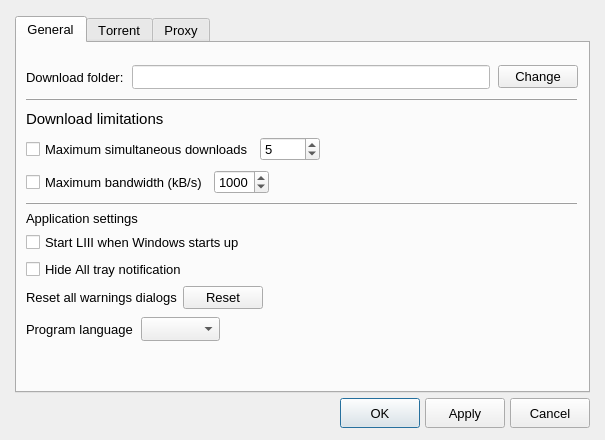
<?xml version="1.0" encoding="UTF-8"?>
<ui version="4.0">
 <class>Preferences</class>
 <widget class="QDialog" name="Preferences">
  <property name="geometry">
   <rect>
    <x>0</x>
    <y>0</y>
    <width>605</width>
    <height>440</height>
   </rect>
  </property>
  <property name="sizePolicy">
   <sizepolicy hsizetype="Fixed" vsizetype="Fixed">
    <horstretch>0</horstretch>
    <verstretch>0</verstretch>
   </sizepolicy>
  </property>
  <property name="minimumSize">
   <size>
    <width>605</width>
    <height>440</height>
   </size>
  </property>
  <property name="maximumSize">
   <size>
    <width>605</width>
    <height>440</height>
   </size>
  </property>
  <property name="windowTitle">
   <string>Settings</string>
  </property>
  <property name="windowIcon">
   <iconset resource="../../resources/LIII/resources-LIII.qrc">
    <normaloff>:/icon.ico</normaloff>:/icon.ico</iconset>
  </property>
  <property name="styleSheet">
   <string notr="true"/>
  </property>
  <layout class="QVBoxLayout" name="verticalLayout_5">
   <property name="spacing">
    <number>0</number>
   </property>
   <property name="leftMargin">
    <number>0</number>
   </property>
   <property name="topMargin">
    <number>0</number>
   </property>
   <property name="rightMargin">
    <number>0</number>
   </property>
   <property name="bottomMargin">
    <number>0</number>
   </property>
   <item>
    <layout class="QVBoxLayout" name="verticalLayoutMain">
     <property name="spacing">
      <number>5</number>
     </property>
     <property name="leftMargin">
      <number>15</number>
     </property>
     <property name="topMargin">
      <number>16</number>
     </property>
     <property name="rightMargin">
      <number>15</number>
     </property>
     <property name="bottomMargin">
      <number>10</number>
     </property>
     <item>
      <widget class="QTabWidget" name="tabWidget">
       <property name="sizePolicy">
        <sizepolicy hsizetype="Fixed" vsizetype="Fixed">
         <horstretch>0</horstretch>
         <verstretch>0</verstretch>
        </sizepolicy>
       </property>
       <property name="minimumSize">
        <size>
         <width>575</width>
         <height>1</height>
        </size>
       </property>
       <property name="maximumSize">
        <size>
         <width>575</width>
         <height>16777215</height>
        </size>
       </property>
       <property name="baseSize">
        <size>
         <width>575</width>
         <height>304</height>
        </size>
       </property>
       <property name="font">
        <font>
         <family>Segoe UI</family>
         <pointsize>10</pointsize>
         <weight>50</weight>
         <bold>false</bold>
         <kerning>false</kerning>
        </font>
       </property>
       <property name="currentIndex">
        <number>0</number>
       </property>
       <property name="iconSize">
        <size>
         <width>0</width>
         <height>0</height>
        </size>
       </property>
       <property name="usesScrollButtons">
        <bool>true</bool>
       </property>
       <widget class="QWidget" name="general">
        <property name="styleSheet">
         <string notr="true"/>
        </property>
        <attribute name="title">
         <string>General</string>
        </attribute>
        <layout class="QHBoxLayout" name="horizontalLayout_3">
         <property name="spacing">
          <number>0</number>
         </property>
         <property name="leftMargin">
          <number>0</number>
         </property>
         <property name="topMargin">
          <number>9</number>
         </property>
         <property name="rightMargin">
          <number>0</number>
         </property>
         <property name="bottomMargin">
          <number>9</number>
         </property>
         <item>
          <widget class="QFrame" name="frame">
           <property name="sizePolicy">
            <sizepolicy hsizetype="Fixed" vsizetype="Fixed">
             <horstretch>0</horstretch>
             <verstretch>0</verstretch>
            </sizepolicy>
           </property>
           <property name="minimumSize">
            <size>
             <width>570</width>
             <height>252</height>
            </size>
           </property>
           <property name="maximumSize">
            <size>
             <width>570</width>
             <height>16777215</height>
            </size>
           </property>
           <property name="baseSize">
            <size>
             <width>570</width>
             <height>252</height>
            </size>
           </property>
           <property name="font">
            <font>
             <family>Segoe UI</family>
             <pointsize>10</pointsize>
            </font>
           </property>
           <property name="styleSheet">
            <string notr="true"/>
           </property>
           <property name="frameShape">
            <enum>QFrame::NoFrame</enum>
           </property>
           <property name="frameShadow">
            <enum>QFrame::Plain</enum>
           </property>
           <layout class="QGridLayout" name="gridLayout">
            <property name="spacing">
             <number>6</number>
            </property>
            <item row="1" column="0">
             <widget class="Line" name="line_b">
              <property name="font">
               <font>
                <family>Segoe UI</family>
                <pointsize>8</pointsize>
               </font>
              </property>
              <property name="frameShadow">
               <enum>QFrame::Raised</enum>
              </property>
              <property name="orientation">
               <enum>Qt::Horizontal</enum>
              </property>
             </widget>
            </item>
            <item row="0" column="0">
             <layout class="QHBoxLayout" name="horizontalLayout_2">
              <property name="spacing">
               <number>8</number>
              </property>
              <property name="leftMargin">
               <number>0</number>
              </property>
              <property name="topMargin">
               <number>4</number>
              </property>
              <property name="bottomMargin">
               <number>3</number>
              </property>
              <item>
               <widget class="QLabel" name="label_2">
                <property name="sizePolicy">
                 <sizepolicy hsizetype="Preferred" vsizetype="Preferred">
                  <horstretch>0</horstretch>
                  <verstretch>24</verstretch>
                 </sizepolicy>
                </property>
                <property name="minimumSize">
                 <size>
                  <width>0</width>
                  <height>24</height>
                 </size>
                </property>
                <property name="font">
                 <font>
                  <family>Segoe UI</family>
                  <pointsize>10</pointsize>
                 </font>
                </property>
                <property name="text">
                 <string>Download folder:</string>
                </property>
               </widget>
              </item>
              <item>
               <widget class="QLineEdit" name="leFolder">
                <property name="sizePolicy">
                 <sizepolicy hsizetype="Expanding" vsizetype="Fixed">
                  <horstretch>0</horstretch>
                  <verstretch>24</verstretch>
                 </sizepolicy>
                </property>
                <property name="minimumSize">
                 <size>
                  <width>0</width>
                  <height>24</height>
                 </size>
                </property>
                <property name="font">
                 <font>
                  <family>Segoe UI</family>
                  <pointsize>10</pointsize>
                 </font>
                </property>
                <property name="styleSheet">
                 <string notr="true">background-color: rgb(255, 255, 255);</string>
                </property>
               </widget>
              </item>
              <item>
               <widget class="QPushButton" name="pbBrowse">
                <property name="font">
                 <font>
                  <family>Segoe UI</family>
                  <pointsize>10</pointsize>
                 </font>
                </property>
                <property name="styleSheet">
                 <string notr="true"/>
                </property>
                <property name="text">
                 <string>Change</string>
                </property>
                <property name="autoDefault">
                 <bool>false</bool>
                </property>
                <property name="flat">
                 <bool>false</bool>
                </property>
               </widget>
              </item>
             </layout>
            </item>
            <item row="5" column="0">
             <layout class="QVBoxLayout" name="verticalLayout_1">
              <item>
               <layout class="QHBoxLayout" name="horizontalLayout_1">
                <item>
                 <widget class="QCheckBox" name="startLIIIOnStartingWindows">
                  <property name="text">
                   <string>Start LIII when Windows starts up</string>
                  </property>
                 </widget>
                </item>
               </layout>
              </item>
              <item>
               <layout class="QHBoxLayout" name="horizontalLayout_6">
                <property name="topMargin">
                 <number>0</number>
                </property>
                <item>
                 <widget class="QCheckBox" name="cbHideAllTrayNotification">
                  <property name="text">
                   <string>Hide All tray notification</string>
                  </property>
                 </widget>
                </item>
               </layout>
              </item>
              <item>
               <layout class="QHBoxLayout" name="horizontalLayout_4">
                <item>
                 <widget class="QLabel" name="label_8">
                  <property name="text">
                   <string>Reset all warnings dialogs</string>
                  </property>
                 </widget>
                </item>
                <item>
                 <widget class="QPushButton" name="btnResetWarnings">
                  <property name="text">
                   <string>Reset</string>
                  </property>
                 </widget>
                </item>
                <item>
                 <spacer name="horizontalSpacer_8">
                  <property name="font">
                   <font>
                    <family>Segoe UI</family>
                    <pointsize>10</pointsize>
                   </font>
                  </property>
                  <property name="orientation">
                   <enum>Qt::Horizontal</enum>
                  </property>
                  <property name="sizeHint" stdset="0">
                   <size>
                    <width>40</width>
                    <height>20</height>
                   </size>
                  </property>
                 </spacer>
                </item>
               </layout>
              </item>
              <item>
               <layout class="QHBoxLayout" name="horizontalLayout_5">
                <property name="spacing">
                 <number>8</number>
                </property>
                <property name="topMargin">
                 <number>2</number>
                </property>
                <property name="bottomMargin">
                 <number>0</number>
                </property>
                <item>
                 <widget class="QLabel" name="label">
                  <property name="sizePolicy">
                   <sizepolicy hsizetype="Preferred" vsizetype="Preferred">
                    <horstretch>0</horstretch>
                    <verstretch>24</verstretch>
                   </sizepolicy>
                  </property>
                  <property name="minimumSize">
                   <size>
                    <width>0</width>
                    <height>24</height>
                   </size>
                  </property>
                  <property name="font">
                   <font>
                    <family>Segoe UI</family>
                    <pointsize>10</pointsize>
                   </font>
                  </property>
                  <property name="text">
                   <string>Program language</string>
                  </property>
                 </widget>
                </item>
                <item>
                 <widget class="TabbedDialogCombo" name="comboBoxLanguage">
                  <property name="sizePolicy">
                   <sizepolicy hsizetype="Minimum" vsizetype="Fixed">
                    <horstretch>0</horstretch>
                    <verstretch>24</verstretch>
                   </sizepolicy>
                  </property>
                  <property name="minimumSize">
                   <size>
                    <width>0</width>
                    <height>24</height>
                   </size>
                  </property>
                  <property name="maximumSize">
                   <size>
                    <width>180</width>
                    <height>16777215</height>
                   </size>
                  </property>
                  <property name="font">
                   <font>
                    <family>Segoe UI</family>
                    <pointsize>10</pointsize>
                   </font>
                  </property>
                  <property name="focusPolicy">
                   <enum>Qt::StrongFocus</enum>
                  </property>
                  <property name="styleSheet">
                   <string notr="true"/>
                  </property>
                  <property name="editable">
                   <bool>false</bool>
                  </property>
                  <property name="maxVisibleItems">
                   <number>10</number>
                  </property>
                  <property name="insertPolicy">
                   <enum>QComboBox::InsertAtTop</enum>
                  </property>
                 </widget>
                </item>
                <item>
                 <spacer name="horizontalSpacer_6">
                  <property name="font">
                   <font>
                    <family>Segoe UI</family>
                    <pointsize>10</pointsize>
                   </font>
                  </property>
                  <property name="orientation">
                   <enum>Qt::Horizontal</enum>
                  </property>
                  <property name="sizeHint" stdset="0">
                   <size>
                    <width>40</width>
                    <height>20</height>
                   </size>
                  </property>
                 </spacer>
                </item>
               </layout>
              </item>
             </layout>
            </item>
            <item row="4" column="0">
             <layout class="QHBoxLayout" name="horizontalLayout_15">
              <item>
               <widget class="QLabel" name="label_9">
                <property name="styleSheet">
                 <string notr="true"/>
                </property>
                <property name="text">
                 <string>Application settings</string>
                </property>
               </widget>
              </item>
             </layout>
            </item>
            <item row="2" column="0">
             <layout class="QVBoxLayout" name="verticalLayout_10">
              <property name="spacing">
               <number>6</number>
              </property>
              <property name="topMargin">
               <number>0</number>
              </property>
              <property name="bottomMargin">
               <number>0</number>
              </property>
              <item>
               <widget class="QLabel" name="label_3">
                <property name="sizePolicy">
                 <sizepolicy hsizetype="Preferred" vsizetype="Preferred">
                  <horstretch>0</horstretch>
                  <verstretch>24</verstretch>
                 </sizepolicy>
                </property>
                <property name="minimumSize">
                 <size>
                  <width>0</width>
                  <height>24</height>
                 </size>
                </property>
                <property name="font">
                 <font>
                  <family>MS Shell Dlg 2</family>
                  <pointsize>11</pointsize>
                  <weight>50</weight>
                  <italic>false</italic>
                  <bold>false</bold>
                 </font>
                </property>
                <property name="styleSheet">
                 <string notr="true"/>
                </property>
                <property name="text">
                 <string>Download limitations</string>
                </property>
               </widget>
              </item>
              <item>
               <layout class="QHBoxLayout" name="horizontalLayout_16">
                <item>
                 <widget class="QCheckBox" name="maximumNumberLoads">
                  <property name="sizePolicy">
                   <sizepolicy hsizetype="Minimum" vsizetype="Fixed">
                    <horstretch>0</horstretch>
                    <verstretch>24</verstretch>
                   </sizepolicy>
                  </property>
                  <property name="minimumSize">
                   <size>
                    <width>0</width>
                    <height>24</height>
                   </size>
                  </property>
                  <property name="font">
                   <font>
                    <family>Segoe UI</family>
                    <pointsize>10</pointsize>
                   </font>
                  </property>
                  <property name="text">
                   <string>Maximum simultaneous downloads</string>
                  </property>
                 </widget>
                </item>
                <item>
                 <widget class="QSpinBox" name="sbMaxNum">
                  <property name="sizePolicy">
                   <sizepolicy hsizetype="Fixed" vsizetype="Fixed">
                    <horstretch>0</horstretch>
                    <verstretch>24</verstretch>
                   </sizepolicy>
                  </property>
                  <property name="minimumSize">
                   <size>
                    <width>60</width>
                    <height>24</height>
                   </size>
                  </property>
                  <property name="maximumSize">
                   <size>
                    <width>45</width>
                    <height>16777215</height>
                   </size>
                  </property>
                  <property name="font">
                   <font>
                    <family>Segoe UI</family>
                    <pointsize>10</pointsize>
                   </font>
                  </property>
                  <property name="minimum">
                   <number>1</number>
                  </property>
                  <property name="maximum">
                   <number>10</number>
                  </property>
                  <property name="value">
                   <number>5</number>
                  </property>
                 </widget>
                </item>
                <item>
                 <spacer name="horizontalSpacer_5">
                  <property name="font">
                   <font>
                    <family>Segoe UI</family>
                    <pointsize>10</pointsize>
                   </font>
                  </property>
                  <property name="orientation">
                   <enum>Qt::Horizontal</enum>
                  </property>
                  <property name="sizeHint" stdset="0">
                   <size>
                    <width>70</width>
                    <height>13</height>
                   </size>
                  </property>
                 </spacer>
                </item>
               </layout>
              </item>
              <item>
               <layout class="QHBoxLayout" name="horizontalLayout_18">
                <property name="topMargin">
                 <number>3</number>
                </property>
                <property name="bottomMargin">
                 <number>2</number>
                </property>
                <item>
                 <widget class="QCheckBox" name="cbTrafficLimit">
                  <property name="sizePolicy">
                   <sizepolicy hsizetype="Minimum" vsizetype="Fixed">
                    <horstretch>0</horstretch>
                    <verstretch>24</verstretch>
                   </sizepolicy>
                  </property>
                  <property name="minimumSize">
                   <size>
                    <width>0</width>
                    <height>24</height>
                   </size>
                  </property>
                  <property name="font">
                   <font>
                    <family>Segoe UI</family>
                    <pointsize>10</pointsize>
                   </font>
                  </property>
                  <property name="text">
                   <string>Maximum bandwidth (kB/s)</string>
                  </property>
                 </widget>
                </item>
                <item>
                 <widget class="QSpinBox" name="sbTrafficLimit">
                  <property name="sizePolicy">
                   <sizepolicy hsizetype="Fixed" vsizetype="Fixed">
                    <horstretch>0</horstretch>
                    <verstretch>24</verstretch>
                   </sizepolicy>
                  </property>
                  <property name="minimumSize">
                   <size>
                    <width>55</width>
                    <height>24</height>
                   </size>
                  </property>
                  <property name="maximumSize">
                   <size>
                    <width>55</width>
                    <height>16777215</height>
                   </size>
                  </property>
                  <property name="font">
                   <font>
                    <family>Segoe UI</family>
                    <pointsize>10</pointsize>
                   </font>
                  </property>
                  <property name="styleSheet">
                   <string notr="true"/>
                  </property>
                  <property name="correctionMode">
                   <enum>QAbstractSpinBox::CorrectToPreviousValue</enum>
                  </property>
                  <property name="minimum">
                   <number>20</number>
                  </property>
                  <property name="maximum">
                   <number>100000</number>
                  </property>
                  <property name="singleStep">
                   <number>10</number>
                  </property>
                  <property name="value">
                   <number>1000</number>
                  </property>
                 </widget>
                </item>
                <item>
                 <spacer name="horizontalSpacer">
                  <property name="orientation">
                   <enum>Qt::Horizontal</enum>
                  </property>
                  <property name="sizeHint" stdset="0">
                   <size>
                    <width>40</width>
                    <height>20</height>
                   </size>
                  </property>
                 </spacer>
                </item>
               </layout>
              </item>
             </layout>
            </item>
            <item row="3" column="0">
             <widget class="Line" name="line_a">
              <property name="font">
               <font>
                <family>Segoe UI</family>
                <pointsize>8</pointsize>
               </font>
              </property>
              <property name="frameShadow">
               <enum>QFrame::Raised</enum>
              </property>
              <property name="orientation">
               <enum>Qt::Horizontal</enum>
              </property>
             </widget>
            </item>
            <item row="6" column="0">
             <spacer name="verticalSpacer_1">
              <property name="orientation">
               <enum>Qt::Vertical</enum>
              </property>
              <property name="sizeHint" stdset="0">
               <size>
                <width>20</width>
                <height>40</height>
               </size>
              </property>
             </spacer>
            </item>
           </layout>
          </widget>
         </item>
        </layout>
       </widget>
       <widget class="QWidget" name="torrents">
        <attribute name="title">
         <string>Torrent</string>
        </attribute>
        <layout class="QVBoxLayout" name="verticalLayout_8">
         <item>
          <widget class="QFrame" name="frame_3">
           <property name="frameShape">
            <enum>QFrame::NoFrame</enum>
           </property>
           <property name="frameShadow">
            <enum>QFrame::Plain</enum>
           </property>
           <layout class="QVBoxLayout" name="verticalLayout_2">
            <property name="spacing">
             <number>9</number>
            </property>
            <property name="leftMargin">
             <number>0</number>
            </property>
            <property name="topMargin">
             <number>4</number>
            </property>
            <property name="rightMargin">
             <number>0</number>
            </property>
            <property name="bottomMargin">
             <number>7</number>
            </property>
            <item>
             <widget class="QCheckBox" name="torrentAssociateCheckbox">
              <property name="text">
               <string>Associate Torrent files with LIII (.torrent files and magnet URLs)</string>
              </property>
             </widget>
            </item>
            <item>
             <widget class="Line" name="line_d">
              <property name="sizePolicy">
               <sizepolicy hsizetype="Expanding" vsizetype="Fixed">
                <horstretch>0</horstretch>
                <verstretch>0</verstretch>
               </sizepolicy>
              </property>
              <property name="frameShadow">
               <enum>QFrame::Raised</enum>
              </property>
              <property name="orientation">
               <enum>Qt::Horizontal</enum>
              </property>
             </widget>
            </item>
            <item>
             <widget class="QLabel" name="label_11">
              <property name="sizePolicy">
               <sizepolicy hsizetype="Minimum" vsizetype="Preferred">
                <horstretch>0</horstretch>
                <verstretch>0</verstretch>
               </sizepolicy>
              </property>
              <property name="font">
               <font>
                <family>MS Shell Dlg 2</family>
                <pointsize>11</pointsize>
                <weight>50</weight>
                <italic>false</italic>
                <bold>false</bold>
               </font>
              </property>
              <property name="styleSheet">
               <string notr="true"/>
              </property>
              <property name="text">
               <string>Playback settings</string>
              </property>
             </widget>
            </item>
            <item>
             <widget class="QCheckBox" name="torrentStartAsSequel">
              <property name="text">
               <string>Start downloading from the beginning to provide better streaming</string>
              </property>
              <property name="checked">
               <bool>true</bool>
              </property>
             </widget>
            </item>
            <item>
             <widget class="Line" name="line_d_2">
              <property name="sizePolicy">
               <sizepolicy hsizetype="Expanding" vsizetype="Fixed">
                <horstretch>0</horstretch>
                <verstretch>0</verstretch>
               </sizepolicy>
              </property>
              <property name="frameShadow">
               <enum>QFrame::Raised</enum>
              </property>
              <property name="orientation">
               <enum>Qt::Horizontal</enum>
              </property>
             </widget>
            </item>
            <item>
             <widget class="QLabel" name="label_4">
              <property name="sizePolicy">
               <sizepolicy hsizetype="Minimum" vsizetype="Preferred">
                <horstretch>0</horstretch>
                <verstretch>0</verstretch>
               </sizepolicy>
              </property>
              <property name="font">
               <font>
                <family>MS Shell Dlg 2</family>
                <pointsize>11</pointsize>
                <weight>50</weight>
                <italic>false</italic>
                <bold>false</bold>
               </font>
              </property>
              <property name="styleSheet">
               <string notr="true"/>
              </property>
              <property name="text">
               <string>Listening port</string>
              </property>
             </widget>
            </item>
            <item>
             <widget class="QRadioButton" name="radioTorrentPortAuto">
              <property name="text">
               <string>Set port automatically</string>
              </property>
              <property name="checked">
               <bool>true</bool>
              </property>
             </widget>
            </item>
            <item>
             <layout class="QHBoxLayout" name="horizontalLayout_9">
              <item>
               <widget class="QRadioButton" name="radioTorrentPortManual">
                <property name="text">
                 <string>Set port manually</string>
                </property>
               </widget>
              </item>
              <item>
               <widget class="QLineEdit" name="torrentPortSettingEdit">
                <property name="sizePolicy">
                 <sizepolicy hsizetype="Fixed" vsizetype="Fixed">
                  <horstretch>20</horstretch>
                  <verstretch>0</verstretch>
                 </sizepolicy>
                </property>
                <property name="inputMask">
                 <string>00000</string>
                </property>
                <property name="maxLength">
                 <number>5</number>
                </property>
               </widget>
              </item>
              <item>
               <widget class="QPushButton" name="torrentRandomPortButton">
                <property name="text">
                 <string>Random port</string>
                </property>
               </widget>
              </item>
              <item>
               <spacer name="horizontalSpacer_4">
                <property name="orientation">
                 <enum>Qt::Horizontal</enum>
                </property>
                <property name="sizeHint" stdset="0">
                 <size>
                  <width>40</width>
                  <height>20</height>
                 </size>
                </property>
               </spacer>
              </item>
             </layout>
            </item>
            <item>
             <widget class="QLabel" name="label_portNumberInvalid">
              <property name="font">
               <font>
                <pointsize>8</pointsize>
               </font>
              </property>
              <property name="styleSheet">
               <string notr="true">color:red;</string>
              </property>
              <property name="text">
               <string>The port number is not valid. Please enter new or Set port automatically.</string>
              </property>
              <property name="indent">
               <number>20</number>
              </property>
             </widget>
            </item>
            <item>
             <widget class="Line" name="line_c">
              <property name="sizePolicy">
               <sizepolicy hsizetype="Expanding" vsizetype="Fixed">
                <horstretch>0</horstretch>
                <verstretch>0</verstretch>
               </sizepolicy>
              </property>
              <property name="frameShadow">
               <enum>QFrame::Raised</enum>
              </property>
              <property name="orientation">
               <enum>Qt::Horizontal</enum>
              </property>
             </widget>
            </item>
            <item>
             <widget class="QLabel" name="label_5">
              <property name="sizePolicy">
               <sizepolicy hsizetype="Minimum" vsizetype="Preferred">
                <horstretch>0</horstretch>
                <verstretch>0</verstretch>
               </sizepolicy>
              </property>
              <property name="font">
               <font>
                <family>MS Shell Dlg 2</family>
                <pointsize>11</pointsize>
                <weight>50</weight>
                <italic>false</italic>
                <bold>false</bold>
               </font>
              </property>
              <property name="styleSheet">
               <string notr="true"/>
              </property>
              <property name="text">
               <string>Upload (seeding) limitations</string>
              </property>
             </widget>
            </item>
            <item>
             <layout class="QHBoxLayout" name="horizontalLayout_11">
              <item>
               <widget class="QCheckBox" name="torrentSpeedLimitedCheckbox">
                <property name="text">
                 <string>Maximum bandwidth (kB/s)</string>
                </property>
               </widget>
              </item>
              <item>
               <widget class="QSpinBox" name="torrentSpeedUploadLimitSpin">
                <property name="minimumSize">
                 <size>
                  <width>60</width>
                  <height>24</height>
                 </size>
                </property>
                <property name="minimum">
                 <number>5</number>
                </property>
                <property name="maximum">
                 <number>1000000</number>
                </property>
                <property name="singleStep">
                 <number>5</number>
                </property>
                <property name="value">
                 <number>500</number>
                </property>
               </widget>
              </item>
              <item>
               <widget class="QLabel" name="label_7">
                <property name="text">
                 <string/>
                </property>
               </widget>
              </item>
              <item>
               <spacer name="horizontalSpacer_7">
                <property name="orientation">
                 <enum>Qt::Horizontal</enum>
                </property>
                <property name="sizeHint" stdset="0">
                 <size>
                  <width>40</width>
                  <height>20</height>
                 </size>
                </property>
               </spacer>
              </item>
             </layout>
            </item>
            <item>
             <spacer name="verticalSpacer">
              <property name="orientation">
               <enum>Qt::Vertical</enum>
              </property>
              <property name="sizeHint" stdset="0">
               <size>
                <width>20</width>
                <height>40</height>
               </size>
              </property>
             </spacer>
            </item>
           </layout>
          </widget>
         </item>
        </layout>
       </widget>
       <widget class="QWidget" name="tab_3">
        <attribute name="title">
         <string>Proxy</string>
        </attribute>
        <layout class="QGridLayout" name="gridLayout_11">
         <property name="leftMargin">
          <number>0</number>
         </property>
         <property name="topMargin">
          <number>0</number>
         </property>
         <property name="rightMargin">
          <number>0</number>
         </property>
         <property name="bottomMargin">
          <number>0</number>
         </property>
         <property name="spacing">
          <number>0</number>
         </property>
         <item row="0" column="0">
          <layout class="QVBoxLayout" name="verticalLayout_11">
           <property name="leftMargin">
            <number>15</number>
           </property>
           <property name="topMargin">
            <number>9</number>
           </property>
           <property name="rightMargin">
            <number>15</number>
           </property>
           <item>
            <layout class="QHBoxLayout" name="horizontalLayout_8">
             <property name="spacing">
              <number>15</number>
             </property>
             <property name="bottomMargin">
              <number>15</number>
             </property>
             <item>
              <widget class="QLabel" name="labelProxy">
               <property name="text">
                <string>Configure your proxy</string>
               </property>
              </widget>
             </item>
            </layout>
           </item>
           <item>
            <layout class="QHBoxLayout" name="horizontalLayout_111">
             <property name="topMargin">
              <number>0</number>
             </property>
             <item>
              <layout class="QVBoxLayout" name="verticalLayout_101">
               <property name="spacing">
                <number>8</number>
               </property>
               <item>
                <widget class="QCheckBox" name="chbUseProxy">
                 <property name="text">
                  <string>Use SOCKS 5 Proxy Server</string>
                 </property>
                </widget>
               </item>
               <item>
                <layout class="QHBoxLayout" name="horizontalLayout_10">
                 <property name="spacing">
                  <number>6</number>
                 </property>
                 <item>
                  <widget class="QLabel" name="label_15">
                   <property name="text">
                    <string>Proxy Address:</string>
                   </property>
                  </widget>
                 </item>
                 <item>
                  <widget class="QLineEdit" name="leProxyAddress"/>
                 </item>
                </layout>
               </item>
               <item>
                <layout class="QHBoxLayout" name="horizontalLayout_91">
                 <property name="spacing">
                  <number>6</number>
                 </property>
                 <item>
                  <widget class="QLabel" name="label_16">
                   <property name="text">
                    <string>Proxy Port:</string>
                   </property>
                  </widget>
                 </item>
                 <item>
                  <widget class="QLineEdit" name="leProxyPort"/>
                 </item>
                 <item>
                  <spacer name="horizontalSpacer_61">
                   <property name="orientation">
                    <enum>Qt::Horizontal</enum>
                   </property>
                   <property name="sizeHint" stdset="0">
                    <size>
                     <width>40</width>
                     <height>20</height>
                    </size>
                   </property>
                  </spacer>
                 </item>
                </layout>
               </item>
              </layout>
             </item>
             <item>
              <spacer name="horizontalSpacer_41">
               <property name="orientation">
                <enum>Qt::Horizontal</enum>
               </property>
               <property name="sizeHint" stdset="0">
                <size>
                 <width>40</width>
                 <height>20</height>
                </size>
               </property>
              </spacer>
             </item>
            </layout>
           </item>
           <item>
            <spacer name="verticalSpacer_21">
             <property name="orientation">
              <enum>Qt::Vertical</enum>
             </property>
             <property name="sizeHint" stdset="0">
              <size>
               <width>20</width>
               <height>1</height>
              </size>
             </property>
            </spacer>
           </item>
          </layout>
         </item>
        </layout>
       </widget>
      </widget>
     </item>
     <item>
      <spacer name="verticalSpacer_2">
       <property name="orientation">
        <enum>Qt::Vertical</enum>
       </property>
       <property name="sizeHint" stdset="0">
        <size>
         <width>20</width>
         <height>0</height>
        </size>
       </property>
      </spacer>
     </item>
     <item>
      <layout class="QHBoxLayout" name="horizontalLayout_7">
       <property name="spacing">
        <number>5</number>
       </property>
       <property name="topMargin">
        <number>0</number>
       </property>
       <property name="bottomMargin">
        <number>2</number>
       </property>
       <item>
        <spacer name="horizontalSpacer_2">
         <property name="font">
          <font>
           <family>Segoe UI</family>
           <pointsize>10</pointsize>
          </font>
         </property>
         <property name="orientation">
          <enum>Qt::Horizontal</enum>
         </property>
         <property name="sizeHint" stdset="0">
          <size>
           <width>40</width>
           <height>20</height>
          </size>
         </property>
        </spacer>
       </item>
       <item>
        <widget class="QPushButton" name="buttonOK">
         <property name="minimumSize">
          <size>
           <width>0</width>
           <height>30</height>
          </size>
         </property>
         <property name="font">
          <font>
           <family>Segoe UI</family>
           <pointsize>10</pointsize>
          </font>
         </property>
         <property name="text">
          <string>OK</string>
         </property>
         <property name="default">
          <bool>true</bool>
         </property>
        </widget>
       </item>
       <item>
        <widget class="QPushButton" name="buttonApply">
         <property name="minimumSize">
          <size>
           <width>0</width>
           <height>30</height>
          </size>
         </property>
         <property name="font">
          <font>
           <family>Segoe UI</family>
           <pointsize>10</pointsize>
          </font>
         </property>
         <property name="text">
          <string>Apply</string>
         </property>
         <property name="autoDefault">
          <bool>false</bool>
         </property>
        </widget>
       </item>
       <item>
        <widget class="QPushButton" name="buttonCancel">
         <property name="minimumSize">
          <size>
           <width>0</width>
           <height>30</height>
          </size>
         </property>
         <property name="font">
          <font>
           <family>Segoe UI</family>
           <pointsize>10</pointsize>
          </font>
         </property>
         <property name="text">
          <string>Cancel</string>
         </property>
         <property name="autoDefault">
          <bool>false</bool>
         </property>
        </widget>
       </item>
      </layout>
     </item>
    </layout>
   </item>
  </layout>
 </widget>
 <customwidgets>
  <customwidget>
   <class>TabbedDialogCombo</class>
   <extends>QComboBox</extends>
   <header>ui_utils/tabbeddialogcombo.h</header>
  </customwidget>
 </customwidgets>
 <resources>
  <include location="../../resources/LIII/resources-LIII.qrc"/>
 </resources>
 <connections>
  <connection>
   <sender>maximumNumberLoads</sender>
   <signal>toggled(bool)</signal>
   <receiver>sbMaxNum</receiver>
   <slot>setEnabled(bool)</slot>
   <hints>
    <hint type="sourcelabel">
     <x>150</x>
     <y>204</y>
    </hint>
    <hint type="destinationlabel">
     <x>229</x>
     <y>205</y>
    </hint>
   </hints>
  </connection>
 </connections>
</ui>
